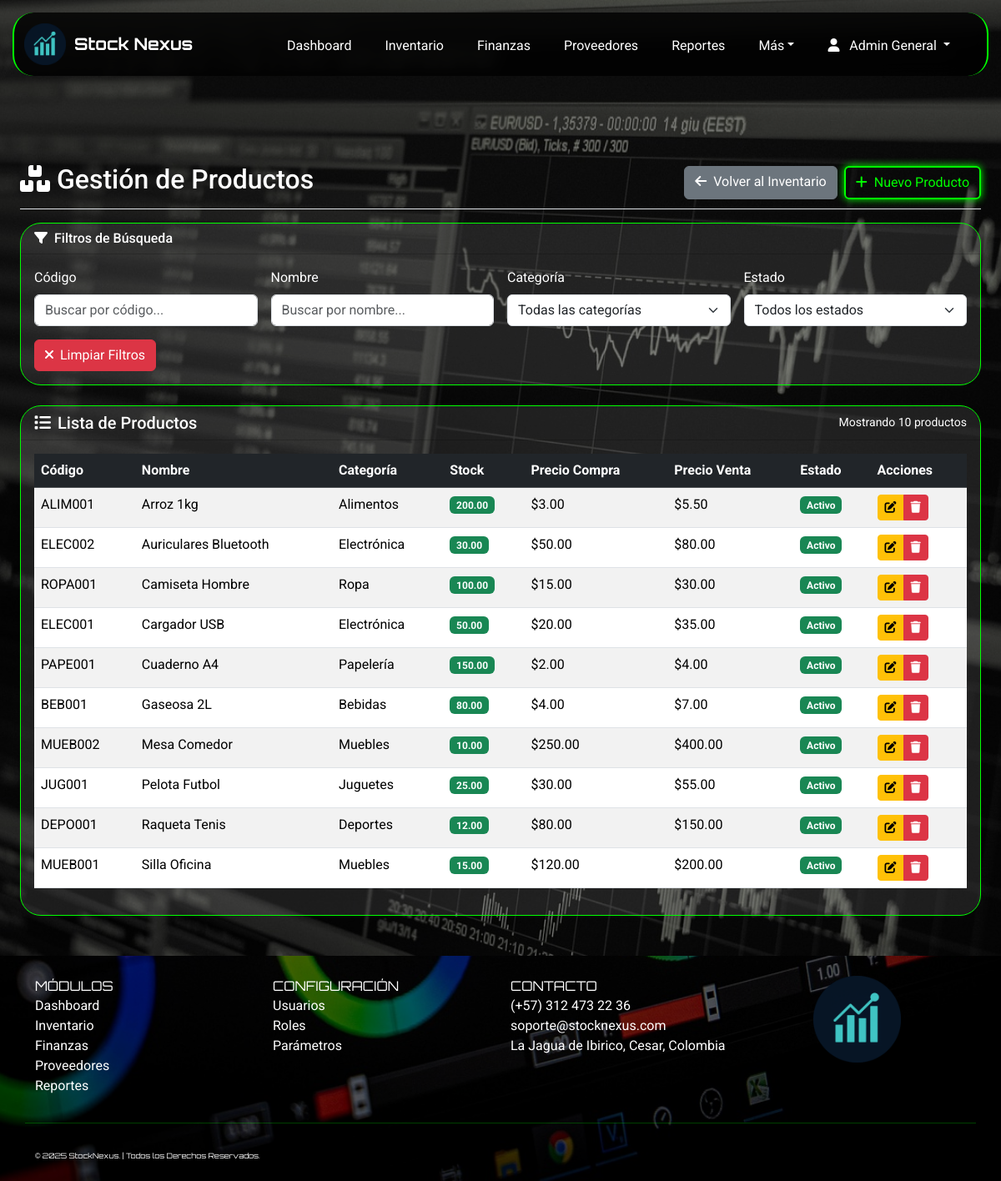
/index.php?page=productos (signed in), run on an earlier commit of the app's database.
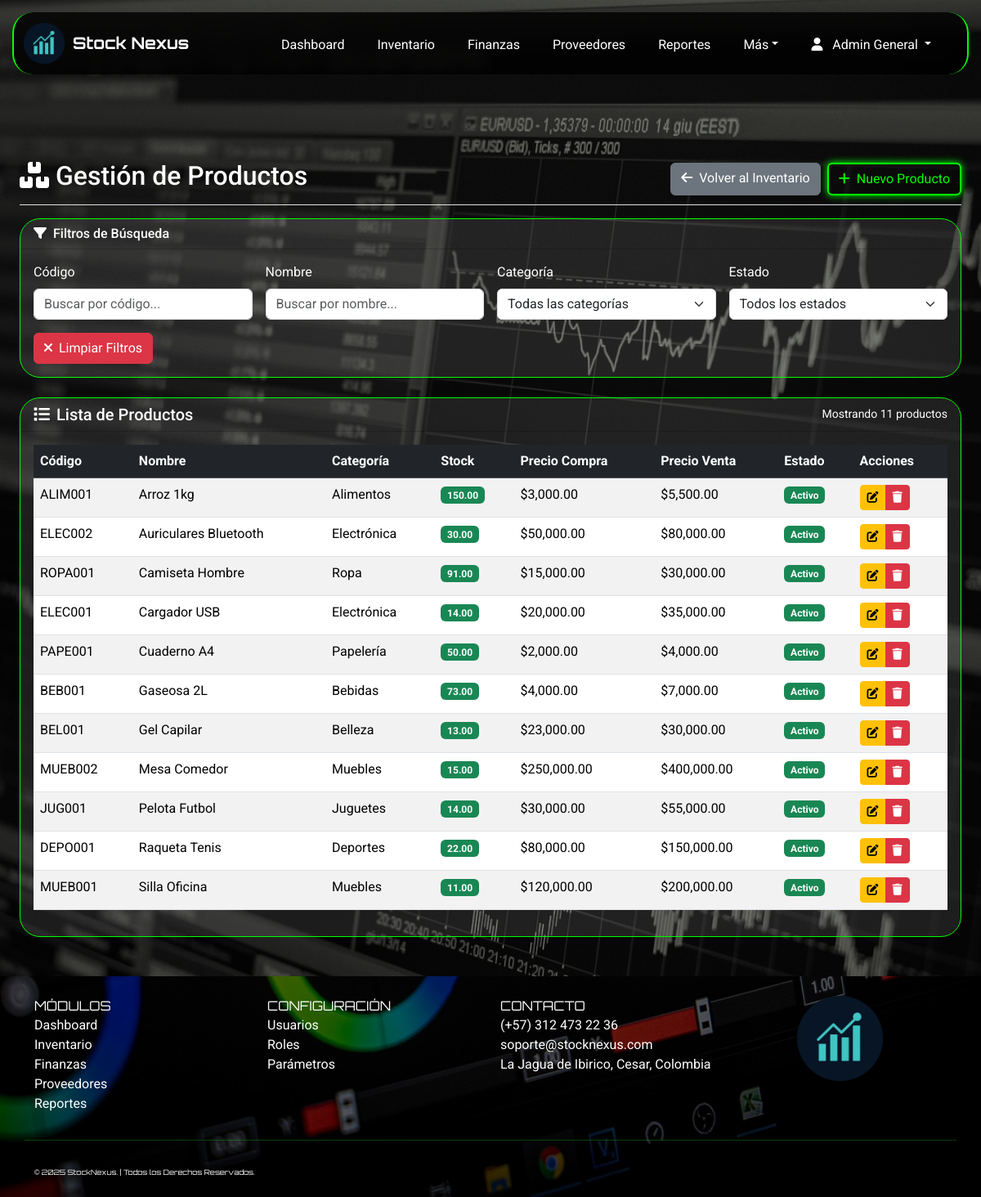
And on a later commit of the database.
### tables this page shows
CREATE TABLE IF NOT EXISTS `productos` (
  `id_producto` int(11) NOT NULL AUTO_INCREMENT,
  `codigo_producto` varchar(50) NOT NULL,
  `nombre_producto` varchar(150) NOT NULL,
  `id_categoria` int(11) DEFAULT NULL,
  `descripcion` text DEFAULT NULL,
  `stock_actual` decimal(10,2) DEFAULT 0.00,
  `stock_minimo` decimal(10,2) DEFAULT 0.00,
  `unidad_medida` varchar(30) DEFAULT 'Unidad',
  `precio_compra` decimal(12,2) DEFAULT 0.00,
  `precio_venta` decimal(12,2) DEFAULT 0.00,
  `estado` enum('Activo','Inactivo') DEFAULT 'Activo',
  PRIMARY KEY (`id_producto`),
  UNIQUE KEY `uk_productos_codigo` (`codigo_producto`),
  KEY `idx_productos_id_categoria` (`id_categoria`)
);

CREATE TABLE IF NOT EXISTS `categorias` (
  `id_categoria` int(11) NOT NULL AUTO_INCREMENT,
  `nombre_categoria` varchar(100) NOT NULL,
  `descripcion` text DEFAULT NULL,
  `estado` enum('Activo','Inactivo') DEFAULT 'Activo',
  PRIMARY KEY (`id_categoria`)
);

### app/controllers/ProductoController.php (called while the page is built, shortened)
<?php
class ProductoController {
    private $db;
    public function __construct($database) {
        $this->db = $database;
    }
    public function listar() {
        try {
            $stmt = $this->db->query("
                SELECT p.*, c.nombre_categoria
                FROM productos p
                LEFT JOIN categorias c ON p.id_categoria = c.id_categoria
                ORDER BY p.nombre_producto
            ");
            return $stmt->fetchAll();
        } catch (PDOException $e) {
            error_log("Error en listar productos: " . $e->getMessage());
            return [];
        }
    }
}
?>

### app/views/productos/productos.php (the view, shortened to what the changed rows need)
<?php
$productoController = new ProductoController($db);
$productos = $productoController->listar();
?>
<div class="container-fluid px-4 pb-5">
    <div class="d-flex justify-content-between flex-wrap flex-md-nowrap align-items-center pt-3 pb-2 mb-3 border-bottom"
         style="margin-top:180px;">
        <h1 class="h2"><i class="fas fa-boxes me-2"></i>Gestión de Productos</h1>
        <div class="btn-toolbar mb-2 mb-md-0">
            <a href="index.php?page=inventario" class="btn btn-secondary me-2">
                <i class="fas fa-arrow-left me-2"></i>Volver al Inventario
            </a>
            <a href="index.php?page=crear_producto" class="btn btn-neon">
                <i class="fas fa-plus me-2"></i>Nuevo Producto
            </a>
        </div>
    </div>
    <div class="card mb-4">
        <div class="card-header">
            <h6 class="card-title mb-0 text-white">
                <i class="fas fa-filter me-2"></i>Filtros de Búsqueda
            </h6>
        </div>
        <div class="card-body">
            <div class="row g-3">
                <div class="col-md-3">
                    <label for="filtroCodigo" class="form-label text-white">Código</label>
                    <input type="text" class="form-control" id="filtroCodigo" placeholder="Buscar por código...">
                </div>
                <div class="col-md-3">
                    <label for="filtroNombre" class="form-label text-white">Nombre</label>
                    <input type="text" class="form-control" id="filtroNombre" placeholder="Buscar por nombre...">
                </div>
                <div class="col-md-3">
                    <label for="filtroCategoria" class="form-label text-white">Categoría</label>
                    <select class="form-select" id="filtroCategoria">
                        <option value="">Todas las categorías</option>
                    </select>
                </div>
                <div class="col-md-3">
                    <label for="filtroEstado" class="form-label text-white">Estado</label>
                    <select class="form-select" id="filtroEstado">
                        <option value="">Todos los estados</option>
                    </select>
                </div>
            </div>
            <div class="row mt-3">
                <div class="col-12">
                    <button type="button" class="btn btn-danger" id="btnLimpiarFiltros">
                        <i class="fas fa-times me-2"></i>Limpiar Filtros
                    </button>
                </div>
            </div>
        </div>
    </div>
    <div class="card">
        <div class="card-header d-flex justify-content-between align-items-center">
            <h5 class="card-title mb-0 text-white">
                <i class="fas fa-list me-2"></i>Lista de Productos
            </h5>
            <div class="text-white small" id="contadorProductos">
                Mostrando <?= count($productos) ?> productos
            </div>
        </div>
        <div class="card-body">
            <div class="table-responsive">
                <table class="table table-striped table-hover" id="tablaProductos">
                    <thead class="table-dark">
                        <tr>
                            <th>Código</th>
                            <th>Nombre</th>
                            <th>Categoría</th>
                            <th>Stock</th>
                            <th>Precio Compra</th>
                            <th>Precio Venta</th>
                            <th>Estado</th>
                            <th>Acciones</th>
                        </tr>
                    </thead>
                    <tbody id="cuerpoTabla">
                        <?php foreach ($productos as $producto): ?>
                        <tr data-estado="<?= $producto['estado'] ?>">
                            <td><?= $producto['codigo_producto'] ?></td>
                            <td><?= $producto['nombre_producto'] ?></td>
                            <td><?= $producto['nombre_categoria'] ?: 'Sin categoría' ?></td>
                            <td>
                                <span class="badge bg-<?= $producto['stock_actual'] <= $producto['stock_minimo'] ? 'danger' : 'success' ?>">
                                    <?= $producto['stock_actual'] ?>
                                </span>
                            </td>
                            <td>$<?= number_format($producto['precio_compra'], 2) ?></td>
                            <td>$<?= number_format($producto['precio_venta'], 2) ?></td>
                            <td>
                                <span class="badge bg-<?= $producto['estado'] == 'Activo' ? 'success' : 'secondary' ?>">
                                    <?= $producto['estado'] ?>
                                </span>
                            </td>
                            <td>
                                <div class="btn-group btn-group-sm">
                                    <a href="index.php?page=editar_producto&id=<?= $producto['id_producto'] ?>"
                                       class="btn btn-warning" title="Editar">
                                        <i class="fas fa-edit"></i>
                                    </a>
                                    <a href="index.php?page=eliminar_producto&id=<?= $producto['id_producto'] ?>"
                                       class="btn btn-danger btn-delete" title="Eliminar">
                                        <i class="fas fa-trash"></i>
                                    </a>
                                </div>
                            </td>
                        </tr>
                        <?php endforeach; ?>
                    </tbody>
                </table>
            </div>
        </div>
    </div>
</div>

What changed in the data, as far as the page shows it:
changed productos "ALIM001": stock_actual "200.00" → "150.00"; precio_compra "3.00" → "3,000.00"; precio_venta "5.50" → "5,500.00"
changed productos "ELEC002": precio_compra "50.00" → "50,000.00"; precio_venta "80.00" → "80,000.00"
changed productos "ROPA001": stock_actual "100.00" → "91.00"; precio_compra "15.00" → "15,000.00"; precio_venta "30.00" → "30,000.00"
changed productos "ELEC001": stock_actual "50.00" → "14.00"; precio_compra "20.00" → "20,000.00"; precio_venta "35.00" → "35,000.00"
changed productos "PAPE001": stock_actual "150.00" → "50.00"; precio_compra "2.00" → "2,000.00"; precio_venta "4.00" → "4,000.00"
changed productos "BEB001": stock_actual "80.00" → "73.00"; precio_compra "4.00" → "4,000.00"; precio_venta "7.00" → "7,000.00"
added productos: codigo_producto "BEL001", nombre_producto "Gel Capilar", id_categoria.nombre_categoria "Belleza", stock_actual "13.00", precio_compra "23,000.00", precio_venta "30,000.00", estado "Activo"
changed productos "MUEB002": stock_actual "10.00" → "15.00"; precio_compra "250.00" → "250,000.00"; precio_venta "400.00" → "400,000.00"
changed productos "JUG001": stock_actual "25.00" → "14.00"; precio_compra "30.00" → "30,000.00"; precio_venta "55.00" → "55,000.00"
changed productos "DEPO001": stock_actual "12.00" → "22.00"; precio_compra "80.00" → "80,000.00"; precio_venta "150.00" → "150,000.00"
changed productos "MUEB001": stock_actual "15.00" → "11.00"; precio_compra "120.00" → "120,000.00"; precio_venta "200.00" → "200,000.00"
Also different on the page:
count($productos): "10" → "11"
